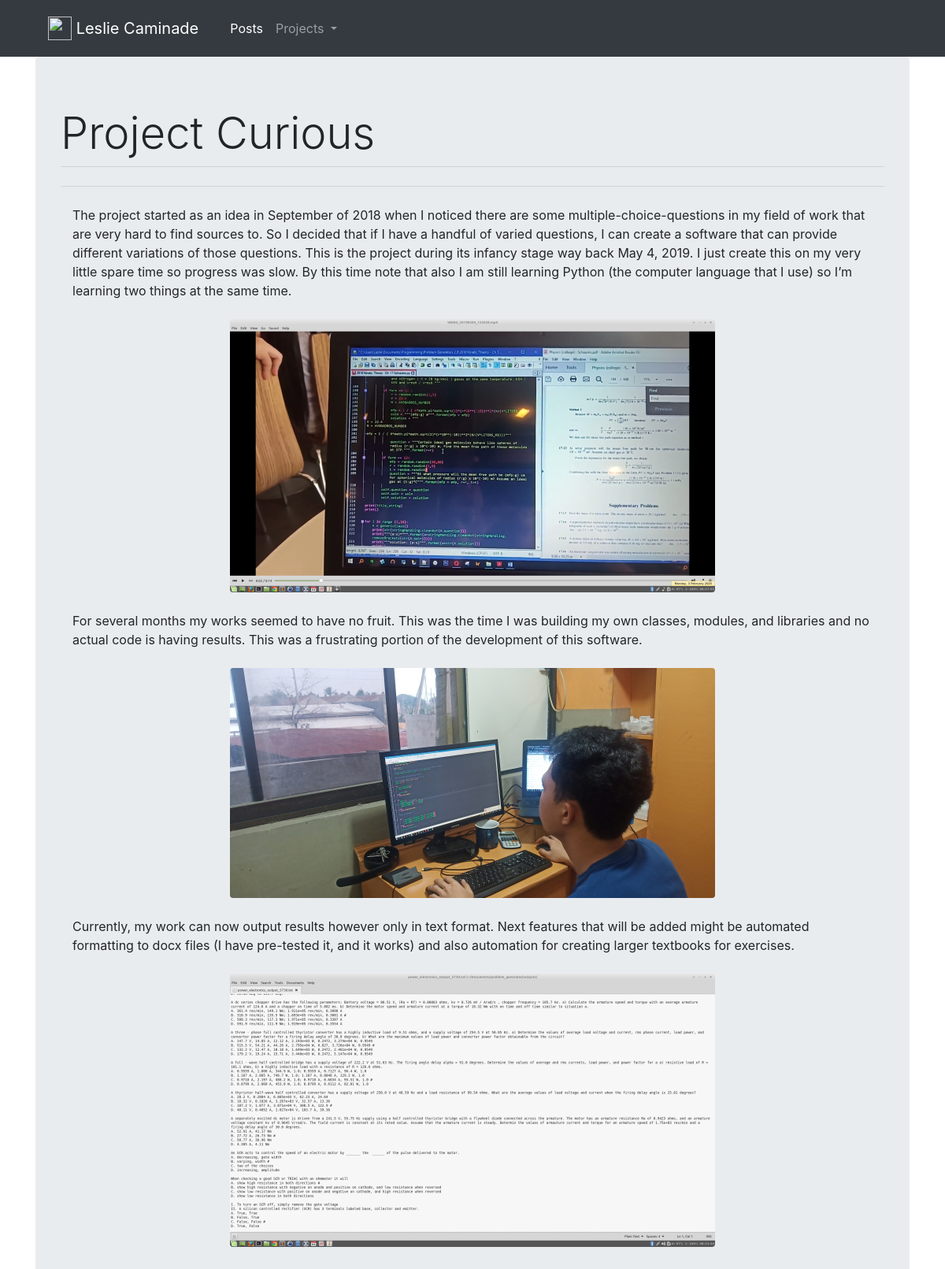
The page /page/7 on the database its author committed.
### main_app/models.py (models this page shows)
class Page(models.Model):
    author = models.ForeignKey('auth.User', on_delete = models.PROTECT, blank = True)
    title = models.CharField(max_length = 200, blank = True)
    thumbnail = models.ImageField(upload_to = 'thumbnail/', blank = True)
    content_1 = models.TextField(blank = True)
    inline_1 = models.ImageField(upload_to='inlines/', blank = True)
    content_2 = models.TextField(blank = True)
    inline_2 = models.ImageField(upload_to='inlines/', blank = True)
    content_3 = models.TextField(blank = True)
    inline_3 = models.ImageField(upload_to='inlines/', blank = True)
    content_4 = models.TextField(blank = True)
    inline_4 = models.ImageField(upload_to='inlines/', blank = True)
    content_5 = models.TextField(blank = True)
    inline_5 = models.ImageField(upload_to='inlines/', blank = True)

### main_app/views.py (the view)
# urls.py: path('page/<pk>', views.page_detail, name = 'page_detail'),
def page_detail(request, pk):
    pages_list = Page.objects.order_by('title')
    page = Page.objects.get(pk=pk)
    context_dict = {
        'page':page,
        'pages_list':pages_list,
        }
    return render(request, 'main_app/page_detail.html', context_dict)

### templates/main_app/page_detail.html (shortened to what this page needs)
{% extends 'main_app/base.html' %}
{% block content %}
<h1 class = "display-4">{{page.title}}</h1>
<hr class="my-1">
<hr class="my-4">
{% if page.content_1 %}
<div class="container">
  <p>{{page.content_1 | safe}}</p>
</div>
{% endif %}
{% if page.inline_1 %}
<div class="container col-8">
  <img src="{{ page.inline_1.url }}" class="img-fluid rounded mx-auto d-block m-4 " alt="inline image">
</div>
{% endif %}
{% if page.content_2 %}
<div class="container">
  <p>{{page.content_2 | safe}}</p>
</div>
{% endif %}
{% if page.inline_2 %}
<div class="container col-8">
  <img src="{{ page.inline_2.url }}" class="img-fluid rounded mx-auto d-block m-4 " alt="inline image">
</div>
{% endif %}
{% if page.content_3 %}
<div class="container">
  <p>{{page.content_3 | safe}}</p>
</div>
{% endif %}
{% if page.inline_3 %}
<div class="container col-8">
  <img src="{{ page.inline_3.url }}" class="img-fluid rounded mx-auto d-block m-4 " alt="inline image">
</div>
{% endif %}
{% endblock %}

### rows shown on the page
Page: title "Project Curious", content_1 "The project started as an idea in September of 2018 when I noticed there are some multiple-choice-questions in my field of work that are very hard to find sources to. So I decided that if I have a handful of varied questions, I can create a software that can provide different variations of those questions. This is the project during its infancy stage way back May 4, 2019. I just create this on my very little spare time so progress was slow. By this time note that also I am still learning Python (the computer language that I use) so I’m learning two things at the same time.", inline_1 (picture), content_2 "For several months my works seemed to have no fruit. This was the time I was building my own classes, modules, and libraries and no actual code is having results. This was a frustrating portion of the development of this software.", inline_2 (picture), content_3 "Currently, my work can now output results however only in text format. Next features that will be added might be automated formatting to docx files (I have pre-tested it, and it works) and also automation for creating larger textbooks for exercises.", inline_3 (picture)
